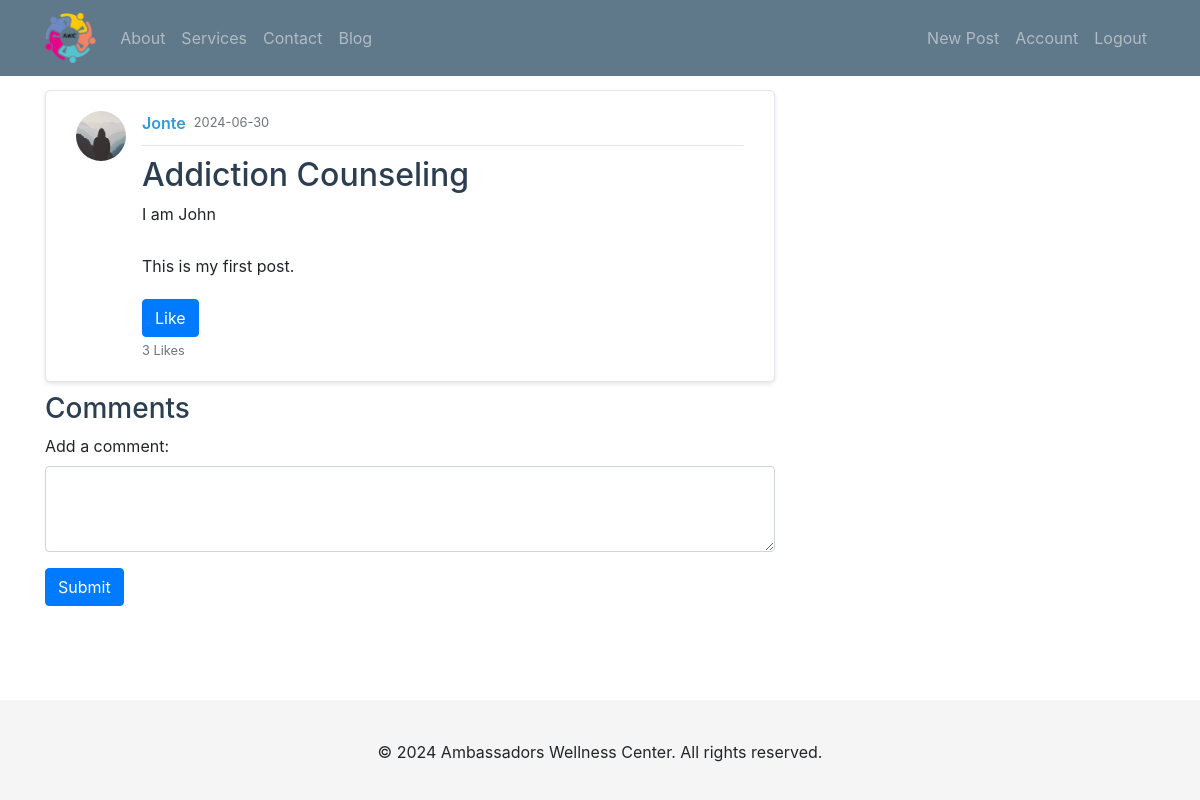
/post/8 (signed in), run on the app's committed database.
### ambassador/models.py (models this page shows, shortened)
class User(db.Model, UserMixin):
    id = db.Column(db.Integer, primary_key=True)
    username = db.Column(db.String(20), unique=True, nullable=False)
    email = db.Column(db.String(120), unique=True, nullable=False)
    image_file = db.Column(db.String(20), nullable=False, default='default.jpg')
    password = db.Column(db.String(60), nullable=False)
    is_admin = db.Column(db.Boolean, default=False)
    posts = db.relationship('Post', backref='author', lazy=True)
    comments = db.relationship('Comment', backref='author', lazy=True)
    likes = db.relationship('Like', backref='user', lazy=True)

class Post(db.Model):
    id = db.Column(db.Integer, primary_key=True)
    title = db.Column(db.String(100), nullable=False)
    date_posted = db.Column(db.DateTime, nullable=False, default=datetime.utcnow)
    content = db.Column(db.Text, nullable=False)
    user_id = db.Column(db.Integer, db.ForeignKey('user.id'), nullable=False)
    approved = db.Column(db.Boolean, default=False)
    comments = db.relationship('Comment', backref='post', lazy=True)
    likes = db.relationship('Like', backref='post', lazy=True)

### ambassador/pages/post.py (the view)
@post.route("/post/<int:post_id>", methods=['GET', 'POST'])
def view_post(post_id):
    post = Post.query.get_or_404(post_id)
    form = CommentForm()
    if form.validate_on_submit():
        comment = Comment(content=form.content.data, author=current_user, post=post)
        db.session.add(comment)
        db.session.commit()
        flash('Your comment has been added!', 'success')
        return redirect(url_for('post.view_post', post_id=post.id))
    return render_template('post.html', title=post.title, post=post, form=form)

### ambassador/forms.py
class CommentForm(FlaskForm):
    content = TextAreaField('Content', validators=[DataRequired()])
    submit = SubmitField('Comment')

### ambassador/models.py (called while the page is built)
@login_manager.user_loader
def load_user(user_id):
    return User.query.get(int(user_id))

### ambassador/templates/post.html (shortened to what this page needs)
{% extends "layout.html" %}
{% block content %}
<article class="media content-section">
    <img class="rounded-circle article-img" src="{{ url_for('static', filename='profile_pics/' + post.author.image_file) }}">
    <div class="media-body">
        <div class="article-metadata">
            <a class="mr-2" href="#">{{ post.author.username }}</a>
            <small class="text-muted">{{ post.date_posted.strftime('%Y-%m-%d') }}</small>
        </div>
        {% if post.author == current_user %}
        <h2><a href="{{ url_for('post.update_post', post_id=post.id) }}">{{ post.title }}</a></h2>
        {% else %}
        <h2>{{ post.title }}</h2>
        {% endif %}
        <p class="article-content">{{ post.content }}</p>
        <form method="post" action="{{ url_for('post.like_post', post_id=post.id) }}">
            <button type="submit" class="btn btn-primary">Like</button>
        </form>
        <small class="text-muted">{{ post.likes|length }} Likes</small>
    </div>
</article>
<div class="comments-section">
    <h3>Comments</h3>
    <form method="post" action="{{ url_for('post.comment_post', post_id=post.id) }}">
        <div class="form-group">
            <label for="content">Add a comment:</label>
            <textarea class="form-control" id="content" name="content" rows="3"></textarea>
        </div>
        <button type="submit" class="btn btn-primary">Submit</button>
    </form>
</div>
{% endblock %}

### ambassador/static/main.css (style rules this page uses)
body { background: #f5f7fa; color: #333; margin: 0; font-family: 'Segoe UI', Tahoma, Geneva, Verdana, sans-serif; margin-top: 5rem; }
h1, h2, h3, h4, h5, h6 { color: #2c3e50; }
.content-section { background: #ffffff; padding: 20px 30px; border: 1px solid #e1e4e8; border-radius: 5px; box-shadow: 0 2px 4px rgba(0, 0, 0, 0.1); margin-bottom: 10px; }
.article-content { white-space: pre-line; font-size: 1rem; line-height: 1.6; margin-bottom: 20px; }
.article-img { height: 75px; width: 75px; margin-right: 16px; border-radius: 50%; object-fit: cover; }
.article-metadata { padding-bottom: 10px; margin-bottom: 10px; border-bottom: 1px solid #e1e4e8; display: flex; align-items: center; }
.article-metadata a { color: #3498db; font-weight: 600; margin-right: 10px; }
.article-metadata small { color: #95a5a6; }
.article-img, .comment-img { width: 50px; height: 50px; }

### ambassador/templates/layout.html (style rules this page uses)
body { padding-bottom: 100px; padding-top: 70px; position: relative; min-height: 100vh; }

### data on the page
User: image_file (placeholder picture), author.username "Jonte"
Post: date_posted "2024-06-30", title "Addiction Counseling", content "I am John This is my first post."

### other printed values
{{ post.likes|length }} "3"
